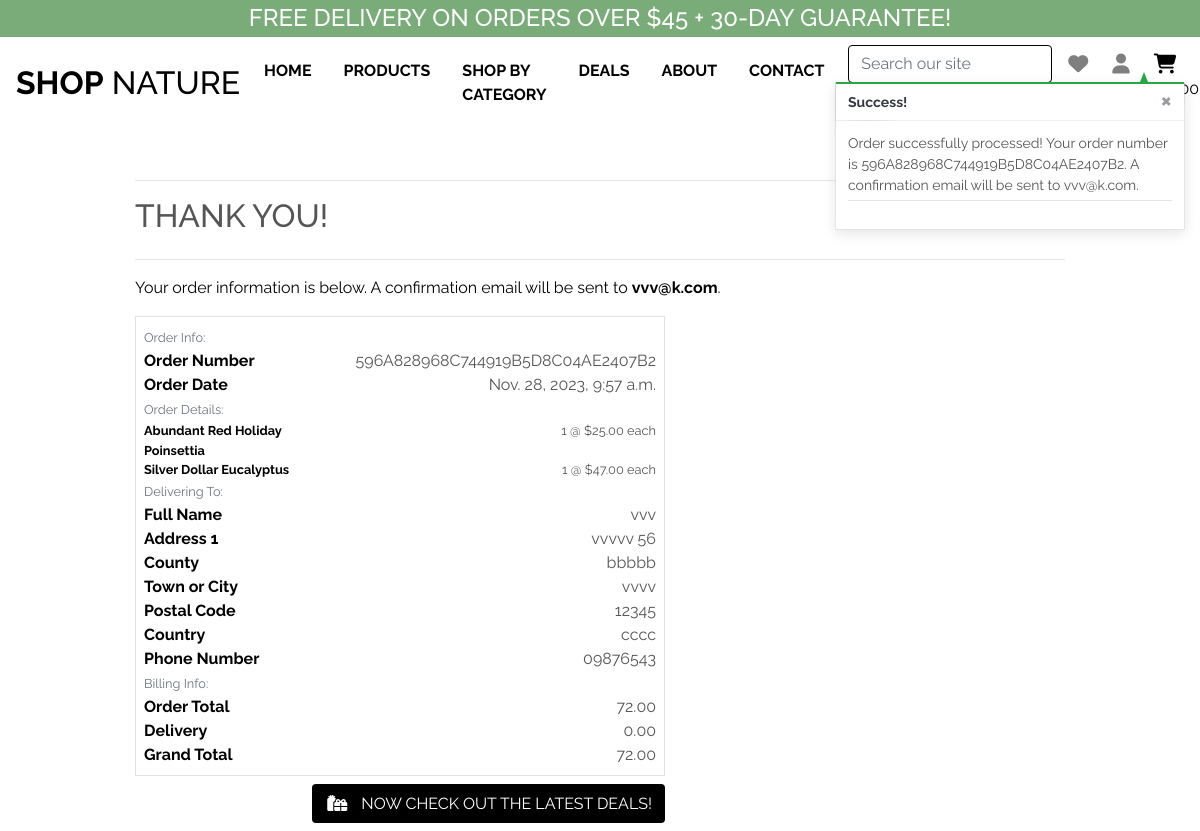
The app's page /checkout/checkout_success/596A828968C744919B5D8C04AE2407B2 with its own data.
### checkout/models.py (models this page shows, shortened)
class Order(models.Model):
    order_number = models.CharField(max_length=32, null=False, editable=False)
    full_name = models.CharField(max_length=50, null=False, blank=False)
    email = models.EmailField(max_length=254, null=False, blank=False)
    phone_number = models.CharField(max_length=20, null=False, blank=False)
    country = models.CharField(max_length=40, null=False, blank=False)
    postcode = models.CharField(max_length=20, null=True, blank=True)
    town_or_city = models.CharField(max_length=40, null=False, blank=False)
    street_address1 = models.CharField(max_length=80, null=False, blank=False)
    street_address2 = models.CharField(max_length=80, null=True, blank=True)
    county = models.CharField(max_length=80, null=True, blank=True)
    date = models.DateTimeField(auto_now_add=True)
    delivery_cost = models.DecimalField(
        max_digits=6, decimal_places=2, null=False, default=0)
    order_total = models.DecimalField(
        max_digits=10, decimal_places=2, null=False, default=0)
    grand_total = models.DecimalField(
        max_digits=10, decimal_places=2, null=False, default=0)

class OrderLineItem(models.Model):
    order = models.ForeignKey(
        Order, null=False, blank=False, on_delete=models.CASCADE,
        related_name='lineitems')
    product = models.ForeignKey(Product, null=False, blank=False, on_delete=models.CASCADE)
    quantity = models.IntegerField(null=False, blank=False, default=0)
    lineitem_total = models.DecimalField(
        max_digits=6, decimal_places=2, null=False, blank=False, editable=False)

### products/models.py (models this page shows, shortened)
class Product(models.Model):
    category = models.ForeignKey(
        'Category', null=True, blank=True, on_delete=models.CASCADE)
    sku = models.CharField(max_length=254, null=True, blank=True)
    name = models.CharField(max_length=254)
    description = models.TextField()
    price = models.DecimalField(max_digits=6, decimal_places=2)
    rating = models.DecimalField(
        max_digits=6, decimal_places=2, null=True, blank=True)
    image = models.ImageField(null=True, blank=True)
    alt = models.CharField(
        max_length=300,
        null=True,
        blank=True,
        unique=False,
        verbose_name='Alt text',
        help_text='format: required, max_length=300'
    )
    is_petfriendly = models.BooleanField()

### checkout/views.py (the view)
# urls.py: path('checkout_success/<order_number>', views.checkout_success, name='checkout_success'),
def checkout_success(request, order_number):
    save_info = request.session.get('save_info')
    order = get_object_or_404(Order, order_number=order_number)
    messages.success(request, f'Order successfully processed! \
        Your order number is {order_number}. A confirmation \
        email will be sent to {order.email}.')
    if 'cart' in request.session:
        del request.session['cart']
    template = 'checkout/checkout_success.html'
    context = {
        'order': order,
    }
    return render(request, template, context)

### cart/contexts.py (called while the page is built, shortened)
def cart_contents(request):
    cart_items = []
    total = 0
    product_count = 0
    cart = request.session.get('cart', {})
    if total < settings.FREE_DELIVERY_THRESHOLD:
        delivery = total * Decimal(settings.STANDARD_DELIVERY_PERCENTAGE / 100)
        free_delivery_delta = settings.FREE_DELIVERY_THRESHOLD - total
    else:
        delivery = 0
        free_delivery_delta = 0
    grand_total = delivery + total
    context = {
        'cart_items': cart_items,
        'total': total,
        'product_count': product_count,
        'delivery': delivery,
        'free_delivery_delta': free_delivery_delta,
        'free_delivery_threshold': settings.FREE_DELIVERY_THRESHOLD,
        'grand_total': grand_total,
    }
    return context

### checkout/templates/checkout/checkout_success.html (shortened to what this page needs)
{% extends "base.html" %}
{% load static %}
{% block extra_css %}
<link rel="stylesheet" href="{% static 'checkout/css/checkout.css' %}">
{% endblock %}
{% block page_header %}
<div class="container header-container">
</div>
{% endblock %}
{% block content %}
<div class="overlay"></div>
<div class="container">
    <div class="row">
        <div class="col">
            <hr>
            <h2 class="logo-font mb-4">Thank You!</h2>
            <hr>
            <p class="text-black">Your order information is below. A confirmation email will be sent to
                <strong>{{ order.email }}</strong>.
            </p>
        </div>
    </div>
    <div class="row">
        <div class="col-12 col-lg-7">
            <div class="order-confirmation-wrapper p-2 border">
                <div class="row">
                    <div class="col">
                        <small class="text-muted">Order Info:</small>
                    </div>
                </div>
                <div class="row">
                    <div class="col-12 col-md-4">
                        <p class="mb-0 text-black font-weight-bold">Order Number</p>
                    </div>
                    <div class="col-12 col-md-8 text-md-right">
                        <p class="mb-0">{{ order.order_number }}</p>
                    </div>
                </div>
                <div class="row">
                    <div class="col-12 col-md-4">
                        <p class="mb-0 text-black font-weight-bold">Order Date</p>
                    </div>
                    <div class="col-12 col-md-8 text-md-right">
                        <p class="mb-0">{{ order.date }}</p>
                    </div>
                </div>
                <div class="row">
                    <div class="col">
                        <small class="text-muted">Order Details:</small>
                    </div>
                </div>
                {% for item in order.lineitems.all %}
                <div class="row">
                    <div class="col-12 col-md-4">
                        <p class="small mb-0 text-black font-weight-bold">
                            {{ item.product.name }}
                        </p>
                    </div>
                    <div class="col-12 col-md-8 text-md-right">
                        <p class="small mb-0">{{ item.quantity }} @ ${{ item.product.price }} each</p>
                    </div>
                </div>
                {% endfor %}
                <div class="row">
                    <div class="col">
                        <small class="text-muted">Delivering To:</small>
                    </div>
                </div>
                <div class="row">
                    <div class="col-12 col-md-4">
                        <p class="mb-0 text-black font-weight-bold">Full Name</p>
                    </div>
                    <div class="col-12 col-md-8 text-md-right">
                        <p class="mb-0">{{ order.full_name }}</p>
                    </div>
                </div>
                <div class="row">
                    <div class="col-12 col-md-4">
                        <p class="mb-0 text-black font-weight-bold">Address 1</p>
                    </div>
                    <div class="col-12 col-md-8 text-md-right">
                        <p class="mb-0">{{ order.street_address1 }}</p>
                    </div>
                </div>
                {% if order.county %}
                <div class="row">
                    <div class="col-12 col-md-4">
                        <p class="mb-0 text-black font-weight-bold">County</p>
                    </div>
                    <div class="col-12 col-md-8 text-md-right">
                        <p class="mb-0">{{ order.county }}</p>
                    </div>
                </div>
                {% endif %}
                <div class="row">
                    <div class="col-12 col-md-4">
                        <p class="mb-0 text-black font-weight-bold">Town or City</p>
                    </div>
                    <div class="col-12 col-md-8 text-md-right">
                        <p class="mb-0">{{ order.town_or_city }}</p>
                    </div>
                </div>
                {% if order.postcode %}
                <div class="row">
                    <div class="col-12 col-md-4">
                        <p class="mb-0 text-black font-weight-bold">Postal Code</p>
                    </div>
                    <div class="col-12 col-md-8 text-md-right">
                        <p class="mb-0">{{ order.postcode }}</p>
                    </div>
                </div>
                {% endif %}
                <div class="row">
                    <div class="col-12 col-md-4">
                        <p class="mb-0 text-black font-weight-bold">Country</p>
                    </div>
                    <div class="col-12 col-md-8 text-md-right">
                        <p class="mb-0">{{ order.country }}</p>
                    </div>
                </div>
                <div class="row">
                    <div class="col-12 col-md-4">
                        <p class="mb-0 text-black font-weight-bold">Phone Number</p>
                    </div>
                    <div class="col-12 col-md-8 text-md-right">
                        <p class="mb-0">{{ order.phone_number }}</p>
                    </div>
                </div>
                <div class="row">
                    <div class="col">
                        <small class="text-muted">Billing Info:</small>
                    </div>
                </div>
                <div class="row">
                    <div class="col-12 col-md-4">
                        <p class="mb-0 text-black font-weight-bold">Order Total</p>
                    </div>
                    <div class="col-12 col-md-8 text-md-right">
                        <p class="mb-0">{{ order.order_total }}</p>
                    </div>
                </div>
                <div class="row">
                    <div class="col-12 col-md-4">
                        <p class="mb-0 text-black font-weight-bold">Delivery</p>
                    </div>
                    <div class="col-12 col-md-8 text-md-right">
                        <p class="mb-0">{{ order.delivery_cost }}</p>
                    </div>
                </div>
                <div class="row">
                    <div class="col-12 col-md-4">
                        <p class="mb-0 text-black font-weight-bold">Grand Total</p>
                    </div>
                    <div class="col-12 col-md-8 text-md-right">
                        <p class="mb-0">{{ order.grand_total }}</p>
                    </div>
                </div>
            </div>
        </div>
    </div>
    <div class="row">
        <div class="col-12 col-lg-7 text-right">
            <a href="{% url 'products' %}?category=holiday" class="btn btn-black rounded-2 my-2">
                <span class="icon mr-2">
                    <i class="fas fa-gifts"></i>
                </span>
                <span class="text-uppercase">Now check out the latest deals!</span>
            </a>
        </div>
    </div>
</div>
{% endblock %}

### static/css/base.css (style rules this page uses)
html { height: 100%; }
body { background: url('/media/heroo.jpg') no-repeat center center fixed; background-size: cover; height: calc(100vh - 164px); color: #555; font-family: 'Raleway'; }
.icon { align-items: center; display: inline-flex; justify-content: center; height: 1.5rem; width: 1.5rem; }
.logo-font { text-transform: uppercase; }
.btn-black { background: black; color: white; }
.text-black { color: #000 !important; }
.overlay { height: 100%; width: 100%; top: 0; left: 0; position: fixed; background: white; z-index: -1; }
@media (min-width: 1200px) { .container { max-width: 80%; } }
@media (min-width: 992px) { .header-container { padding-top: 164px; } }

### records on screen
Order: email "vvv@k.com", order_number "596A828968C744919B5D8C04AE2407B2", date "Nov. 28, 2023, 9:57 a.m.", full_name "vvv", street_address1 "vvvvv 56", county "bbbbb", town_or_city "vvvv", postcode "12345", country "cccc", phone_number "09876543", order_total "72.00", delivery_cost "0.00", grand_total "72.00"
OrderLineItem: product.name "Abundant Red Holiday Poinsettia", quantity "1", product.price "25.00"
OrderLineItem: product.name "Silver Dollar Eucalyptus", quantity "1", product.price "47.00"

### other values on screen
{{ free_delivery_threshold }} "45"
{{ message }} "Order successfully processed! Your order number is 596A828968C744919B5D8C04AE2407B2. A confirmation email will be sent to vvv@k.com."
